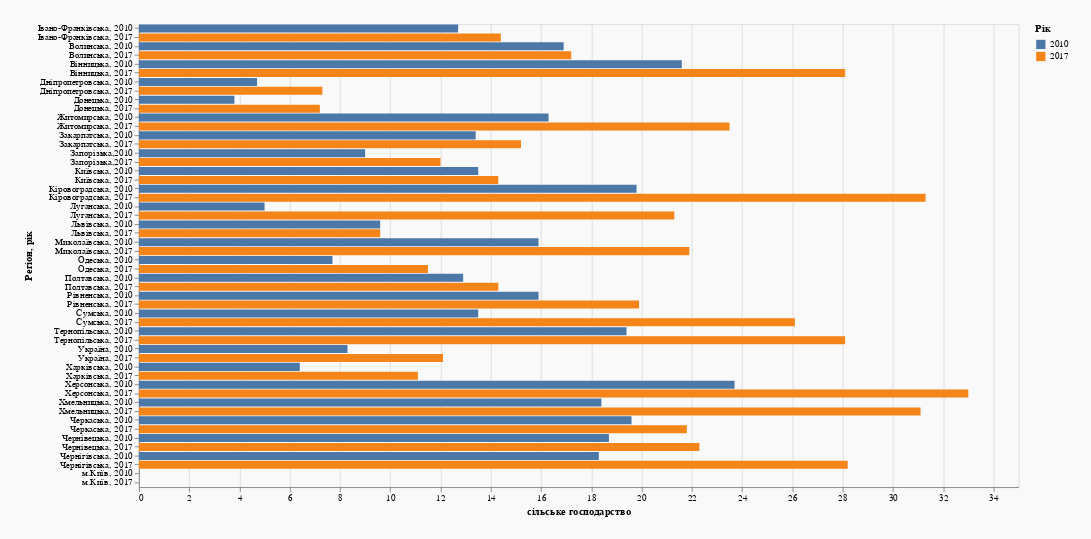

Notebook code for this chart:
### Code cell
side_histogram = alt.Chart(df).mark_bar().encode(
    y = alt.Y('Регіон, рік:N'),
    x = alt.X('сільське господарство:Q'),
    color='Рік:N',
)

side_histogram.properties(width = 950, height = 500, background = '#F9F9F9', padding = 25)

### Figure 1 — Vega-Lite specification as saved in the notebook (floating-point values rounded to 4 significant figures)
{"config": {"view": {"continuousWidth": 400, "continuousHeight": 300}}, "data": {"name": "data-4ba5607886a4d459e8ce781549f8f484"}, "mark": "bar", "background": "#F9F9F9", "encoding": {"color": {"type": "nominal", "field": "Рік"}, "x": {"type": "quantitative", "field": "сільське господарство"}, "y": {"type": "nominal", "field": "Регіон, рік"}}, "height": 500, "padding": 25, "width": 950, "$schema": "https://vega.github.io/schema/vega-lite/v4.8.1.json", "datasets": {"data-4ba5607886a4d459e8ce781549f8f484": [{"Регіон, рік": "Україна, 2010", "сільське господарство": 8.3, "промисловість": 25.9, "будівництво": 3.3, "послуги": 57.3, "державне управління": 5.2, "Регіон": "Україна", "Рік": "2010"}, {"Регіон, рік": "Україна, 2017", "сільське господарство": 12.1, "промисловість": 25.2, "будівництво": 2.5, "послуги": 53.7, "державне управління": 6.5, "Регіон": "Україна", "Рік": "2017"}, {"Регіон, рік": "Вінницька, 2010", "сільське господарство": 21.6, "промисловість": 19.3, "будівництво": 4.1, "послуги": 47.4, "державне управління": 7.6, "Регіон": "Вінницька", "Рік": "2010"}, {"Регіон, рік": "Вінницька, 2017", "сільське господарство": 28.1, "промисловість": 21.4, "будівництво": 2.0, "послуги": 39.8, "державне управління": 8.7, "Регіон": "Вінницька", "Рік": "2017"}, {"Регіон, рік": "Волинська, 2010", "сільське господарство": 16.9, "промисловість": 15.6, "будівництво": 3.2, "послуги": 57.7, "державне управління": 6.6, "Регіон": "Волинська", "Рік": "2010"}, {"Регіон, рік": "Волинська, 2017", "сільське господарство": 17.2, "промисловість": 15.4, "будівництво": 2.1, "послуги": 57.7, "державне управління": 7.6, "Регіон": "Волинська", "Рік": "2017"}, {"Регіон, рік": "Дніпропетровська, 2010", "сільське господарство": 4.7, "промисловість": 47.7, "будівництво": 1.8, "послуги": 43.1, "державне управління": 2.7, "Регіон": "Дніпропетровська", "Рік": "2010"}, {"Регіон, рік": "Дніпропетровська, 2017", "сільське господарство": 7.3, "промисловість": 48.2, "будівництво": 1.8, "послуги": 38.4, "державне управління": 4.3, "Регіон": "Дніпропетровська", "Рік": "2017"}, {"Регіон, рік": "Донецька, 2010", "сільське господарство": 3.8, "промисловість": 45.8, "будівництво": 3.3, "послуги": 44.4, "державне управління": 2.7, "Регіон": "Донецька", "Рік": "2010"}, {"Регіон, рік": "Донецька, 2017", "сільське господарство": 7.2, "промисловість": 49.9, "будівництво": 1.7, "послуги": 35.0, "державне управління": 6.2, "Регіон": "Донецька", "Рік": "2017"}, {"Регіон, рік": "Житомирська, 2010", "сільське господарство": 16.3, "промисловість": 21.5, "будівництво": 2.9, "послуги": 50.0, "державне управління": 9.3, "Регіон": "Житомирська", "Рік": "2010"}, {"Регіон, рік": "Житомирська, 2017", "сільське господарство": 23.5, "промисловість": 19.0, "будівництво": 1.5, "послуги": 43.8, "державне управління": 12.2, "Регіон": "Житомирська", "Рік": "2017"}, {"Регіон, рік": "Закарпатська, 2010", "сільське господарство": 13.4, "промисловість": 19.0, "будівництво": 3.8, "послуги": 56.6, "державне управління": 7.2, "Регіон": "Закарпатська", "Рік": "2010"}, {"Регіон, рік": "Закарпатська, 2017", "сільське господарство": 15.2, "промисловість": 15.1, "будівництво": 3.1, "послуги": 57.4, "державне управління": 9.2, "Регіон": "Закарпатська", "Рік": "2017"}, {"Регіон, рік": "Запорізька,2010", "сільське господарство": 9.0, "промисловість": 38.6, "будівництво": 2.0, "послуги": 45.7, "державне управління": 4.7, "Регіон": "Запорізьк", "Рік": "2010"}, {"Регіон, рік": "Запорізька,2017", "сільське господарство": 12.0, "промисловість": 42.4, "будівництво": 1.2, "послуги": 38.7, "державне управління": 5.7, "Регіон": "Запорізьк", "Рік": "2017"}, {"Регіон, рік": "Івано-Франківська, 2010", "сільське господарство": 12.7, "промисловість": 24.1, "будівництво": 4.3, "послуги": 52.7, "державне управління": 6.2, "Регіон": "Івано-Франківська", "Рік": "2010"}, {"Регіон, рік": "Івано-Франківська, 2017", "сільське господарство": 14.4, "промисловість": 28.0, "будівництво": 4.5, "послуги": 46.7, "державне управління": 6.4, "Регіон": "Івано-Франківська", "Рік": "2017"}, {"Регіон, рік": "Київська, 2010", "сільське господарство": 13.5, "промисловість": 18.2, "будівництво": 5.0, "послуги": 56.0, "державне управління": 7.3, "Регіон": "Київська", "Рік": "2010"}, {"Регіон, рік": "Київська, 2017", "сільське господарство": 14.3, "промисловість": 21.5, "будівництво": 4.2, "послуги": 48.7, "державне управління": 11.3, "Регіон": "Київська", "Рік": "2017"}, {"Регіон, рік": "Кіровоградська, 2010", "сільське господарство": 19.8, "промисловість": 22.8, "будівництво": 2.3, "послуги": 47.5, "державне управління": 7.6, "Регіон": "Кіровоградська", "Рік": "2010"}, {"Регіон, рік": "Кіровоградська, 2017", "сільське господарство": 31.3, "промисловість": 19.1, "будівництво": 1.2, "послуги": 39.5, "державне управління": 8.9, "Регіон": "Кіровоградська", "Рік": "2017"}, {"Регіон, рік": "Луганська, 2010", "сільське господарство": 5.0, "промисловість": 51.0, "будівництво": 1.7, "послуги": 37.3, "державне управління": 5.0, "Регіон": "Луганська", "Рік": "2010"}, {"Регіон, рік": "Луганська, 2017", "сільське господарство": 21.3, "промисловість": 23.1, "будівництво": 1.0, "послуги": 39.1, "державне управління": 15.5, "Регіон": "Луганська", "Рік": "2017"}, {"Регіон, рік": "Львівська, 2010", "сільське господарство": 9.6, "промисловість": 17.4, "будівництво": 4.0, "послуги": 61.4, "державне управління": 7.6, "Регіон": "Львівська", "Рік": "2010"}, {"Регіон, рік": "Львівська, 2017", "сільське господарство": 9.6, "промисловість": 22.9, "будівництво": 2.7, "послуги": 57.1, "державне управління": 7.7, "Регіон": "Львівська", "Рік": "2017"}, {"Регіон, рік": "Миколаївська, 2010", "сільське господарство": 15.9, "промисловість": 22.8, "будівництво": 3.3, "послуги": 52.2, "державне управління": 5.8, "Регіон": "Миколаївська", "Рік": "2010"}, {"Регіон, рік": "Миколаївська, 2017", "сільське господарство": 21.9, "промисловість": 21.1, "будівництво": 1.6, "послуги": 45.4, "державне управління": 10.0, "Регіон": "Миколаївська", "Рік": "2017"}, {"Регіон, рік": "Одеська, 2010", "сільське господарство": 7.7, "промисловість": 14.8, "будівництво": 3.1, "послуги": 68.5, "державне управління": 5.9, "Регіон": "Одеська", "Рік": "2010"}, {"Регіон, рік": "Одеська, 2017", "сільське господарство": 11.5, "промисловість": 12.5, "будівництво": 4.6, "послуги": 63.8, "державне управління": 7.6, "Регіон": "Одеська", "Рік": "2017"}, {"Регіон, рік": "Полтавська, 2010", "сільське господарство": 12.9, "промисловість": 42.4, "будівництво": 2.7, "послуги": 38.1, "державне управління": 3.9, "Регіон": "Полтавська", "Рік": "2010"}, {"Регіон, рік": "Полтавська, 2017", "сільське господарство": 14.3, "промисловість": 54.1, "будівництво": 1.4, "послуги": 26.1, "державне управління": 4.1, "Регіон": "Полтавська", "Рік": "2017"}, {"Регіон, рік": "Рівненська, 2010", "сільське господарство": 15.9, "промисловість": 26.5, "будівництво": 4.4, "послуги": 46.8, "державне управління": 6.4, "Регіон": "Рівненська", "Рік": "2010"}, {"Регіон, рік": "Рівненська, 2017", "сільське господарство": 19.9, "промисловість": 24.5, "будівництво": 2.4, "послуги": 44.8, "державне управління": 8.4, "Регіон": "Рівненська", "Рік": "2017"}, {"Регіон, рік": "Сумська, 2010", "сільське господарство": 13.5, "промисловість": 31.8, "будівництво": 2.1, "послуги": 45.4, "державне управління": 7.2, "Регіон": "Сумська", "Рік": "2010"}, {"Регіон, рік": "Сумська, 2017", "сільське господарство": 26.1, "промисловість": 22.5, "будівництво": 1.1, "послуги": 39.9, "державне управління": 10.4, "Регіон": "Сумська", "Рік": "2017"}, {"Регіон, рік": "Тернопільська, 2010", "сільське господарство": 19.4, "промисловість": 14.4, "будівництво": 3.9, "послуги": 54.4, "державне управління": 7.9, "Регіон": "Тернопільська", "Рік": "2010"}, {"Регіон, рік": "Тернопільська, 2017", "сільське господарство": 28.1, "промисловість": 14.2, "будівництво": 1.7, "послуги": 48.6, "державне управління": 7.4, "Регіон": "Тернопільська", "Рік": "2017"}, {"Регіон, рік": "Харківська, 2010", "сільське господарство": 6.4, "промисловість": 21.4, "будівництво": 3.9, "послуги": 63.7, "державне управління": 4.6, "Регіон": "Харківська", "Рік": "2010"}, {"Регіон, рік": "Харківська, 2017", "сільське господарство": 11.1, "промисловість": 31.0, "будівництво": 2.6, "послуги": 49.3, "державне управління": 6.0, "Регіон": "Харківська", "Рік": "2017"}, {"Регіон, рік": "Херсонська, 2010", "сільське господарство": 23.7, "промисловість": 16.5, "будівництво": 2.3, "послуги": 50.4, "державне управління": 7.1, "Регіон": "Херсонська", "Рік": "2010"}, {"Регіон, рік": "Херсонська, 2017", "сільське господарство": 33.0, "промисловість": 15.1, "будівництво": 1.2, "послуги": 42.3, "державне управління": 8.4, "Регіон": "Херсонська", "Рік": "2017"}, {"Регіон, рік": "Хмельницька, 2010", "сільське господарство": 18.4, "промисловість": 19.4, "будівництво": 3.5, "послуги": 50.2, "державне управління": 8.5, "Регіон": "Хмельницька", "Рік": "2010"}, {"Регіон, рік": "Хмельницька, 2017", "сільське господарство": 31.1, "промисловість": 17.5, "будівництво": 1.9, "послуги": 40.6, "державне управління": 8.9, "Регіон": "Хмельницька", "Рік": "2017"}, {"Регіон, рік": "Черкаська, 2010", "сільське господарство": 19.6, "промисловість": 25.9, "будівництво": 2.7, "послуги": 45.4, "державне управління": 6.4, "Регіон": "Черкаська", "Рік": "2010"}, {"Регіон, рік": "Черкаська, 2017", "сільське господарство": 21.8, "промисловість": 25.2, "будівництво": 1.3, "послуги": 45.6, "державне управління": 6.1, "Регіон": "Черкаська", "Рік": "2017"}, {"Регіон, рік": "Чернівецька, 2010", "сільське господарство": 18.7, "промисловість": 11.9, "будівництво": 5.3, "послуги": 54.4, "державне управління": 9.7, "Регіон": "Чернівецька", "Рік": "2010"}, {"Регіон, рік": "Чернівецька, 2017", "сільське господарство": 22.3, "промисловість": 10.7, "будівництво": 3.1, "послуги": 54.8, "державне управління": 9.1, "Регіон": "Чернівецька", "Рік": "2017"}, {"Регіон, рік": "Чернігівська, 2010", "сільське господарство": 18.3, "промисловість": 21.6, "будівництво": 2.0, "послуги": 48.5, "державне управління": 9.6, "Регіон": "Чернігівська", "Рік": "2010"}, {"Регіон, рік": "Чернігівська, 2017", "сільське господарство": 28.2, "промисловість": 20.5, "будівництво": 1.1, "послуги": 39.6, "державне управління": 10.6, "Регіон": "Чернігівська", "Рік": "2017"}, {"Регіон, рік": "м.Київ, 2010", "сільське господарство": 0.0, "промисловість": 6.2, "будівництво": 3.6, "послуги": 86.2, "державне управління": 4.0, "Регіон": "м.Київ", "Рік": "2010"}, {"Регіон, рік": "м.Київ, 2017", "сільське господарство": 0.0, "промисловість": 10.1, "будівництво": 3.5, "послуги": 82.8, "державне управління": 3.6, "Регіон": "м.Київ", "Рік": "2017"}]}}
